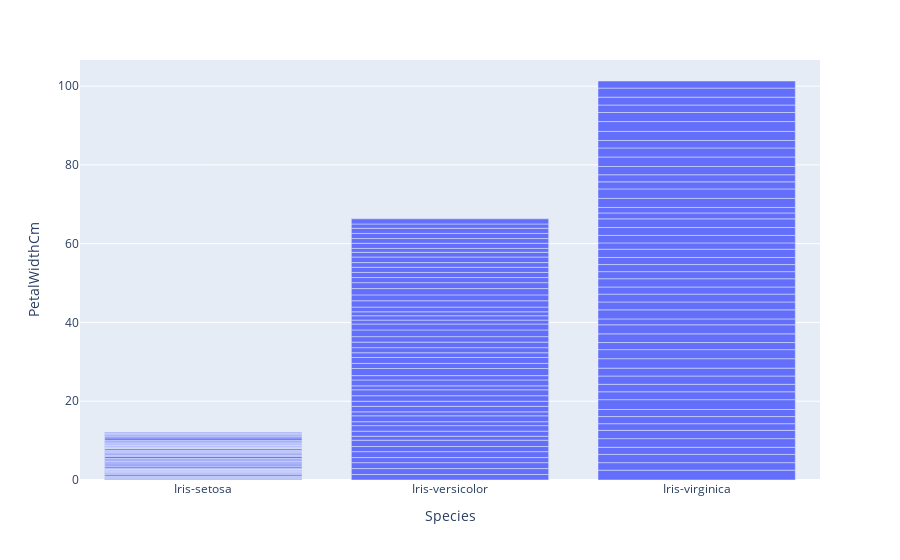

Notebook code for this chart:
### Code cell
px.bar(iris, x= 'Species', y='PetalWidthCm')

### Figure 1 — Plotly figure (JSON) as saved in the notebook; plotly's stock layout.template omitted (floating-point values rounded to 4 significant figures; data arrays with more than 128 entries replaced by an {"elided": "..."} marker saying what was removed)
{"data": [{"alignmentgroup": "True", "hovertemplate": "Species=%{x}<br>PetalWidthCm=%{y}<extra></extra>", "legendgroup": "", "marker": {"color": "#636efa"}, "name": "", "offsetgroup": "", "orientation": "v", "showlegend": false, "textposition": "auto", "type": "bar", "x": {"elided": "150 str values"}, "xaxis": "x", "y": {"elided": "150 float values"}, "yaxis": "y"}], "layout": {"barmode": "relative", "legend": {"tracegroupgap": 0}, "margin": {"t": 60}, "xaxis": {"anchor": "y", "domain": [0, 1], "title": {"text": "Species"}}, "yaxis": {"anchor": "x", "domain": [0, 1], "title": {"text": "PetalWidthCm"}}}}
